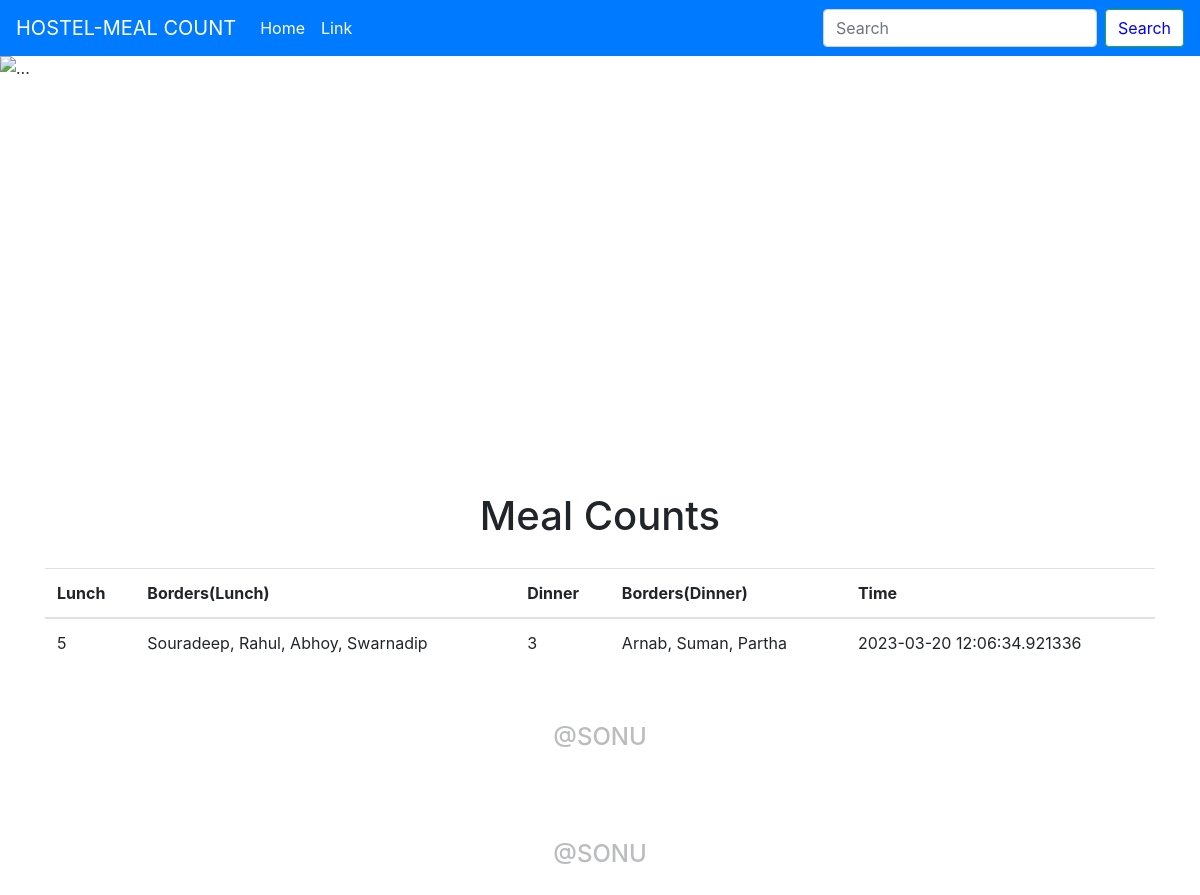
The page /list/1 on the database as committed earlier.
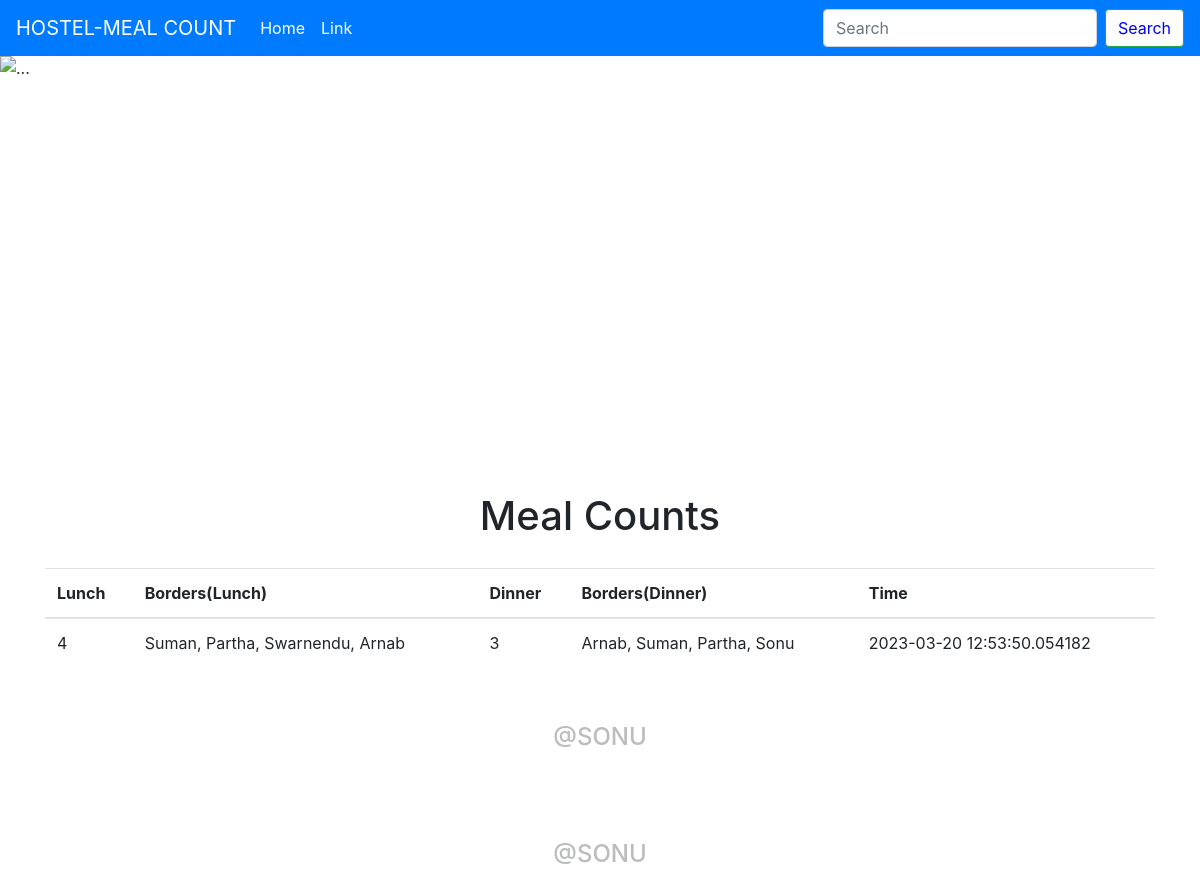
The same page on the database as committed later.
### app.py (models this page shows, shortened)
class Todo(db.Model):
    sno = db.Column(db.Integer, primary_key = True)
    title = db.Column(db.String(200), nullable = False)
    desc = db.Column(db.String(500), nullable = True)
    lunch = db.Column(db.String(500), nullable = True)
    desc2 = db.Column(db.String(500), nullable = True)
    dinner = db.Column(db.String(500), nullable = True)
    date_created = db.Column(db.DateTime, default = datetime.utcnow)

### app.py (the view)
@app.route("/list/<int:sno>", methods = ['GET', 'POST'])
def show(sno):
    todo = Todo.query.filter_by(sno = sno).first()
    return render_template('list.html', todo = todo)

### templates/list.html (shortened to what this page needs)
{% extends 'base.html' %}
{% block body%}
<div class="container my-3">
    <h1 style="text-align:center;padding:20px">Meal Counts</h1>
             <table class="table">
              <thead>
                <tr>
                  <th scope="col">Lunch</th>
                  <th scope="col">Borders(Lunch)</th>
                  <th scope="col">Dinner</th>
                  <th scope="col">Borders(Dinner)</th>
                  <th scope="col">Time</th>
                </tr>
              </thead>
              <tbody>
          <tr>
            <td>{{todo.desc}}</td>
            <td>{{todo.lunch}}</td>
            <td>{{todo.desc2}}</td>
            <td>{{todo.dinner}}</td>
            <td>{{todo.date_created}}</td>
          </tr>
        </tbody>
      </table>
  </div>
  <h1 style="text-align:center; padding:40px;opacity:0.3;font-size:1.5rem">@SONU</h1>
{% endblock body %}

### templates/base.html (shortened to what this page needs)
<!doctype html>
<html lang="en">
  <head>
    <link rel="stylesheet" href="https://cdn.jsdelivr.net/npm/bootstrap@4.3.1/dist/css/bootstrap.min.css">
  </head>
  <body>
    <nav class="navbar navbar-expand-lg navbar-light bg-primary">
        <a class="navbar-brand" style="color: white" href="/">HOSTEL-MEAL COUNT</a>
        <div class="collapse navbar-collapse" id="navbarSupportedContent">
          <ul class="navbar-nav mr-auto">
            <li class="nav-item active">
              <a class="nav-link" href="#" style="color: white" >Home <span class="sr-only">(current)</span></a>
            </li>
            <li class="nav-item">
              <a class="nav-link" href="#" style="color: white" >Link</a>
            </li>
          </ul>
          <form class="form-inline my-2 my-lg-0">
            <input class="form-control mr-sm-2" type="search" placeholder="Search" aria-label="Search">
            <button class="btn btn-outline-success my-2 my-sm-0" type="submit" style="background-color:white;color:blue">Search</button>
          </form>
        </div>
      </nav>
      <div id="carouselExampleSlidesOnly" class="carousel slide" data-ride="carousel">
        <div class="carousel-inner">
          <div class="carousel-item active">
              <img src="https://th.bing.com/th/id/R.5c1cb9376b3bee7effa4286fbc6ef4ba?rik=KimYjCSDB1u4jg&riu=http%3a%2f%2fs1.picswalls.com%2fwallpapers%2f2016%2f03%2f29%2fawesome-beautiful-nature-wallpaper_042319501_304.jpg&ehk=8bGUOKnA5IrfEG%2foi23atcc7xm8BmgDPkLvJhn94JwA%3d&risl=&pid=ImgRaw&r=0" class="d-block w-100" alt="..." width="400px" height="400px">
          </div>
        </div>
      </div>
    {% block body%}
    {% endblock body %}
    <h1 style="text-align:center; padding:40px;opacity:0.3;font-size:1.5rem">@SONU</h1>
  </body>
  </html>

Rows that differ between the two databases and show on the page:
changed Todo: desc "5" → "4"; lunch "Souradeep, Rahul, Abhoy, Swarnadip" → "Suman, Partha, Swarnendu, Arnab"; dinner "Arnab, Suman, Partha" → "Arnab, Suman, Partha, Sonu"; date_created "2023-03-20 12:06:34.921336" → "2023-03-20 12:53:50.054182"
